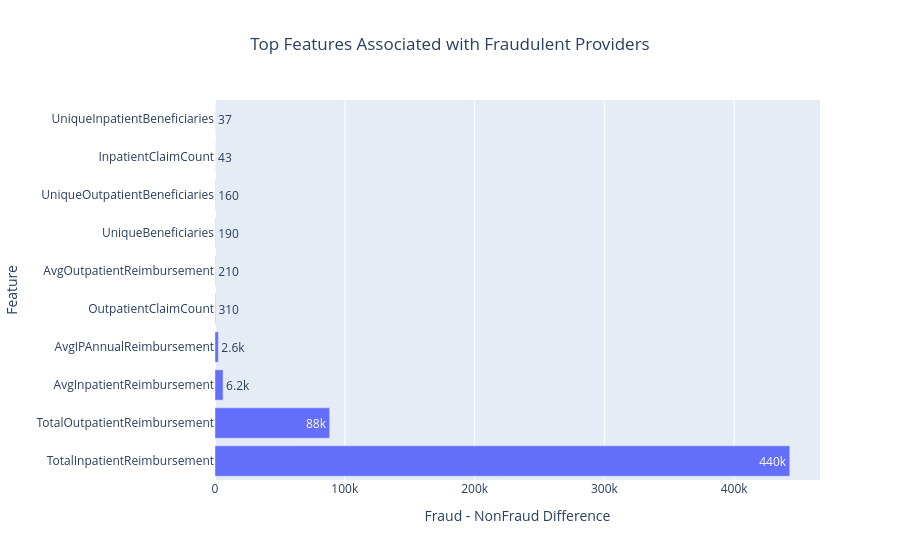

Source (notebook cell):
### Markdown cell above
## Top Features Differentiating Fraudulent Providers

### Code cell
comparison_plot = fraud_comparison.copy()
comparison_plot["Difference"] = (comparison_plot["Fraud"] - comparison_plot["NonFraud"])
comparison_plot = (comparison_plot.sort_values("Difference", ascending=False).head(10))
fig = px.bar(
    comparison_plot.reset_index(),
    x="Difference",
    y="index",
    orientation="h",
    title="Top Features Associated with Fraudulent Providers",
    text_auto=".2s"
)
fig.update_layout(
    title_x=0.5,
    yaxis_title="Feature",
    xaxis_title="Fraud - NonFraud Difference"
)
fig.show()

### Figure 1 — Plotly figure (JSON) as saved in the notebook; plotly's stock layout.template omitted (floating-point values rounded to 4 significant figures)
{"data": [{"hovertemplate": "Difference=%{x}<br>index=%{y}<extra></extra>", "legendgroup": "", "marker": {"color": "#636efa", "pattern": {"shape": ""}}, "name": "", "orientation": "h", "showlegend": false, "textposition": "auto", "texttemplate": "%{x:.2s}", "type": "bar", "x": [442800.0, 88360.0, 6242.0, 2593.0, 307.3, 211.4, 192.9, 160.6, 42.77, 37.5], "xaxis": "x", "y": ["TotalInpatientReimbursement", "TotalOutpatientReimbursement", "AvgInpatientReimbursement", "AvgIPAnnualReimbursement", "OutpatientClaimCount", "AvgOutpatientReimbursement", "UniqueBeneficiaries", "UniqueOutpatientBeneficiaries", "InpatientClaimCount", "UniqueInpatientBeneficiaries"], "yaxis": "y"}], "layout": {"barmode": "relative", "legend": {"tracegroupgap": 0}, "title": {"text": "Top Features Associated with Fraudulent Providers", "x": 0.5}, "xaxis": {"anchor": "y", "domain": [0, 1], "title": {"text": "Fraud - NonFraud Difference"}}, "yaxis": {"anchor": "x", "domain": [0, 1], "title": {"text": "Feature"}}}}
